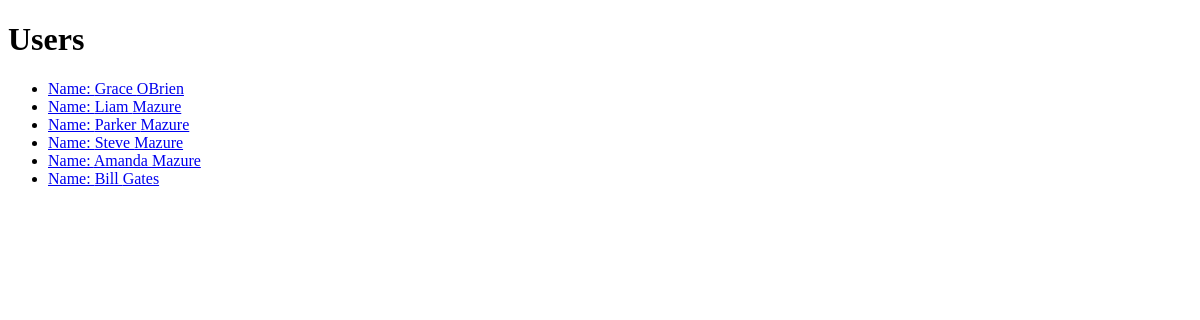
The page /user/all/ on the database as committed earlier.
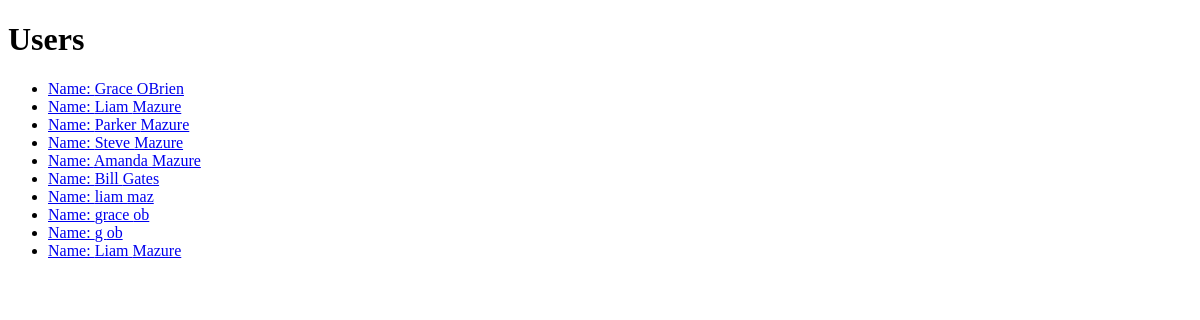
The same page on the database as committed later.
### users/models.py (models this page shows)
class User(AbstractBaseUser, PermissionsMixin):
    first_name = models.CharField(max_length = 30)
    last_name = models.CharField(max_length= 30)
    email = models.CharField(max_length = 50, unique=True)
    username = models.CharField(max_length = 30)
    password = models.CharField(max_length=30)
    is_active = models.BooleanField(default=True)
    is_staff = models.BooleanField(default=False)
    USERNAME_FIELD = 'email'
    REQUIRED_FIELDS = ['username', 'password']
    objects = CustomUserManager()

### users/views.py (the view)
# urls.py: path("all/", views.allUsers, name = "all"),
def allUsers(request):
    myusers = User.objects.all().values()
    template = loader.get_template('./authenticate/allUsers.html')
    data = {
        'myusers' : myusers,
    }
    return HttpResponse(template.render(data, request))

### users/templates/authenticate/allUsers.html
<!DOCTYPE html>
<html>
<body>
    <h1>Users</h1>
    <ul>
        {% for x in myusers %}
            <li><a href = "info/id:{{x.id}}"> Name: {{x.first_name}} {{x.last_name}}<br></a></li>
        {% endfor %}
    </ul>
</body>
</html>

Rows that differ between the two databases and show on the page:
added User: first_name "liam", last_name "maz"
added User: first_name "grace", last_name "ob"
added User: first_name "g", last_name "ob"
added User: first_name "Liam", last_name "Mazure"
